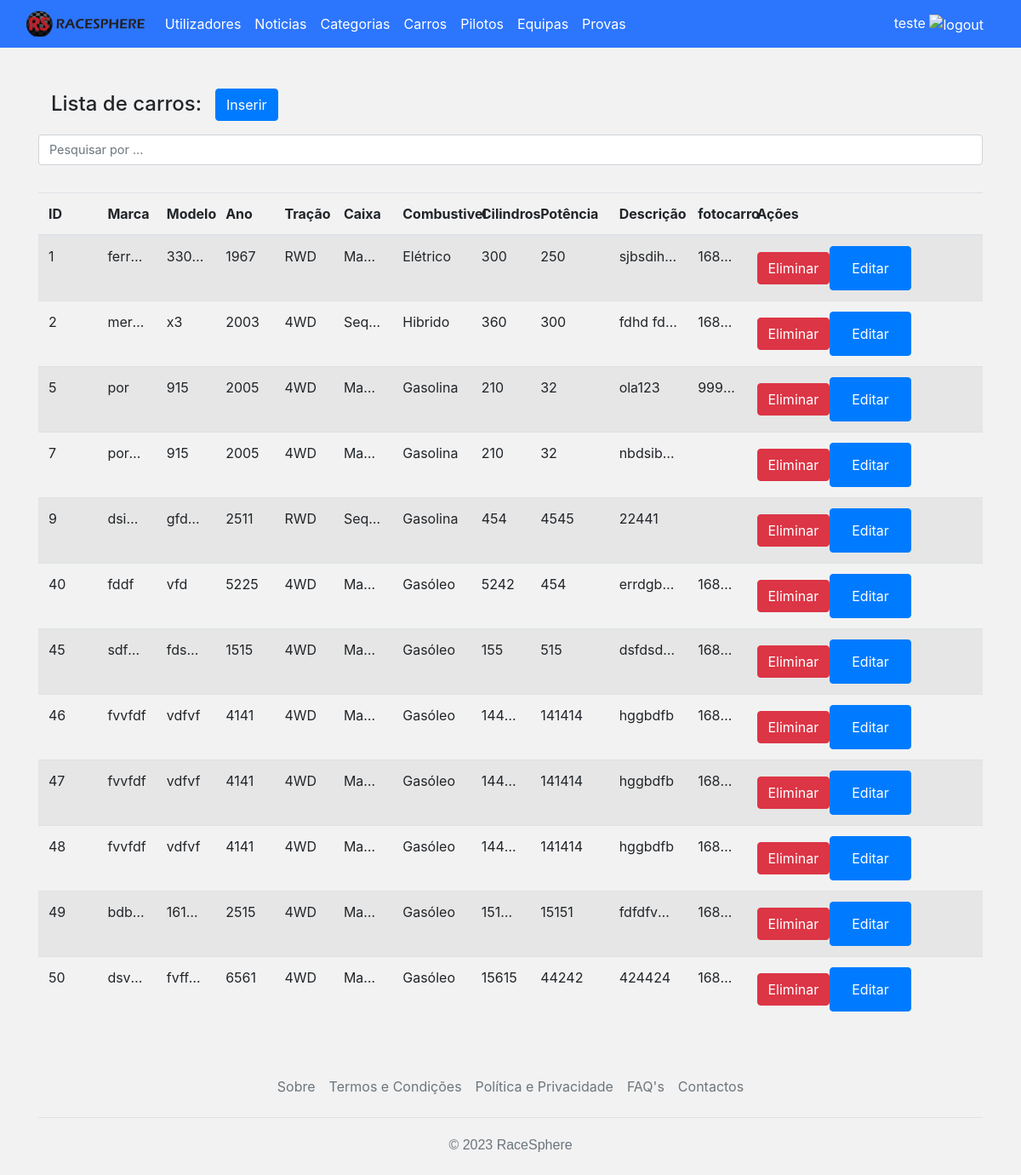
Screenshot of /RaceSphere-v1.0/admin/carros-admin.php (signed in) with the database file from the repository.
### tables this page shows
CREATE TABLE `carro` (
  `id_carro` int(11) NOT NULL,
  `marca_carro` varchar(50) NOT NULL,
  `modelo_carro` varchar(60) NOT NULL,
  `ano_carro` int(11) NOT NULL,
  `trac_carro` enum('4WD','RWD','FWD') NOT NULL,
  `caixa_carro` enum('Manual','Sequencial','AutomÃ¡tico') NOT NULL,
  `comb_carro` enum('GasÃ³leo','Gasolina','ElÃ©trico','Hibrido','CombustÃ­vel de CompetiÃ§Ã£o') NOT NULL,
  `cilind_carro` float NOT NULL,
  `hp_carro` int(11) NOT NULL,
  `desc_carro` mediumtext NOT NULL,
  `fotocarro` varchar(255) NOT NULL
);

### RaceSphere-v1.0/admin/carros-admin.php (the view, shortened to what this page needs)
<!DOCTYPE html>
<html lang="pt-pt">
<head>
        <?php include('bootstrapInc.php'); ?>
        <link rel="stylesheet" href="../css/luissilva.css">
</head>
<body>
        <?php
        include 'navbar.php';
        include '../sqli/conn.php';
        ?>
        <div class="container mt-3">
                <div class="container mt-3">
                        <h2 class="mt-5">
                                Lista de carros:<a href="carros-admin-insert.php" class="btn btn-primary ml-3">Inserir</a>
                        </h2>
                </div>
                <input type="text" class="form-control mt-3" id="search" placeholder="Pesquisar por ...">
                <div class="container mt-3">
                        <div class="row">
                                <div class="co-md-8">
                                        <table class="table table-striped mt-3">
                                                <thead>
                                                        <tr>
                                                                <th>ID</th>
                                                                <th>Marca</th>
                                                                <th>Modelo</th>
                                                                <th>Ano</th>
                                                                <th>Tração</th>
                                                                <th>Caixa</th>
                                                                <th class="col-1">Combustivel</th>
                                                                <th>Cilindros</th>
                                                                <th class="col-1">Potência</th>
                                                                <th class="col-1">Descrição</th>
                                                                <th>fotocarro</th>
                                                                <th class="col-3">Ações</th>
                                                        </tr>
                                                </thead>
                                                <tbody id="table-body">
                                                        <?php
                                                        $sql_select = "SELECT * FROM carro ORDER BY id_carro ASC";
                                                        $result = $conn->query($sql_select);
                                                        if ($result->num_rows > 0) {
                                                                while ($row = $result->fetch_assoc()) {
                                                                        echo "<tr>";
                                                                        echo "<td>" . $row["id_carro"] . "</td>";
                                                                        echo "<td>" . $row["marca_carro"] . "</td>";
                                                                        echo "<td>" . $row["modelo_carro"] . "</td>";
                                                                        echo "<td>" . $row["ano_carro"] . "</td>";
                                                                        echo "<td>" . $row["trac_carro"] . "</td>";
                                                                        echo "<td>" . $row["caixa_carro"] . "</td>";
                                                                        echo "<td>" . $row["comb_carro"] . "</td>";
                                                                        echo "<td>" . $row["cilind_carro"] . "</td>";
                                                                        echo "<td>" . $row["hp_carro"] . "</td>";
                                                                        echo "<td>" . $row["desc_carro"] . "</td>";
                                                                        echo "<td>" . $row["fotocarro"] . "</td>";
                                                                        echo "<td>";
                                                                        echo "<button class='btn btn-danger btn-delete' data-id='" . $row["id_carro"] . "'>Eliminar</button>";
                                                                        echo "<button class='btn btn-primary btn-edit'><a href=\"carros-admin-edit.php?id_carro=" . $row["id_carro"] . "&marca_carro=" . $row["marca_carro"] . "&modelo_carro=" . $row["modelo_carro"] . "&ano_carro=" . $row["ano_carro"] .
                                                                                "trac_carro=" . $row["trac_carro"] . "caixa_carro=" . $row["caixa_carro"] . "comb_carro=" . $row["comb_carro"] . "cilind_carro=" . $row["cilind_carro"] . "hp_carro=" . $row["hp_carro"] .
                                                                                "desc_carro=" . $row["desc_carro"] . "fotocarro=" . $row["fotocarro"] . "\" class=\"btn btn-primary\">Editar</a></button>";
                                                                        echo "</td>";
                                                                        echo "</tr>";
                                                                }
                                                        } else {
                                                                echo "<tr><td colspan='12'>Nenhum resultado encontrado.</td></tr>";
                                                        }
                                                        ?>
                                                </tbody>
                                        </table>
                                </div>
                        </div>
                </div>
        </div>
        <?php
        include 'footer.php';
        ?>
</body>
</html>

### RaceSphere-v1.0/admin/bootstrapInc.php (shortened to what this page needs)
<link rel="stylesheet" href="../css/main.css">
<link rel="stylesheet" href="https://cdn.jsdelivr.net/npm/bootstrap@4.3.1/dist/css/bootstrap.min.css"
>

### RaceSphere-v1.0/admin/navbar.php (shortened to what this page needs)
<nav class="navbar navbar-expand-lg bg-body-tertiary sticky-md-top" id="admin">
    <div class="container-fluid">
        <div class="collapse navbar-collapse" id="navbarTogglerDemo01">
            <a class="navbar-brand " href="../index.php"><img src="../img/logoExt.svg" alt="RaceSphere" height="30"
                    class="d-inline-block align-top"></a>
            <ul class="navbar-nav me-auto mb-2 mb-lg-0">
                <li class="nav-item">
                    <a class="nav-link" href="userManagement.php">Utilizadores</a>
                </li>
                <li class="nav-item">
                    <a class="nav-link" href="news.php">Noticias</a>
                </li>
                <li class="nav-item">
                    <a class="nav-link disabled" href="categorias.php">Categorias</a>
                </li>
                <li class="nav-item">
                    <a class="nav-link" href="carros-admin.php">Carros</a>
                </li>
                <li class="nav-item">
                    <a class="nav-link" href="pilotos.php">Pilotos</a>
                </li>
                <li class="nav-item">
                    <a class="nav-link" href="equipas.php">Equipas</a>
                </li>
                <li class="nav-item">
                    <a class="nav-link" href="provaManagement.php">Provas</a>
                </li>
            </ul>
        </div>
        <?php
        if (!isset($_SESSION["nome"])) {
            echo '<form class="form-inline"><a href="../login.php" class="btn btn-dark my-2 my-sm-0">Login</a></form>';
        } else {
            echo '<form class="form-inline"><button class="btn" onclick="confirmLogoutAdmin();">' . $_SESSION["nome"] . ' <img width="22" height="22" src="https://img.icons8.com/ios-glyphs/30/FFFFFF/logout-rounded--v1.png" alt="logout"/></button></form>';
        }
        ?>
    </div>
</nav>

### RaceSphere-v1.0/admin/footer.php (shortened to what this page needs)
<div class="container">
  <footer class="py-3 my-4">
    <ul class="nav justify-content-center border-bottom pb-3 mb-3">
      <li class="nav-item"><a href="../sobre.php" class="nav-link px-2 text-muted">Sobre</a></li>
      <li class="nav-item"><a href="../tercod.php" class="nav-link px-2 text-muted">Termos e Condições</a></li>
      <li class="nav-item"><a href="../privacyPolicy.php" class="nav-link px-2 text-muted">Política e Privacidade</a></li>
      <li class="nav-item"><a href="../FAQ.php" class="nav-link px-2 text-muted">FAQ's</a></li>
      <li class="nav-item"><a href="../contactos.php" class="nav-link px-2 text-muted">Contactos</a></li>
    </ul>
    <p class="text-center text-muted">© 2023 RaceSphere</p>
  </footer>
</div>

### RaceSphere-v1.0/css/main.css (style rules this page uses)
body { margin: 0; font-family: 'Roboto Condensed', sans-serif; font-weight: lighter; }
nav { background-color: rgb(255, 123, 0); color: black; }
nav a { color: black; }
nav#admin { background-color: #2c75fd; color: white; }
nav#admin a { color: white; }
nav#admin button { color: white; }

### RaceSphere-v1.0/css/luissilva.css (style rules this page uses)
body { background-color: #f2f2f2; width: 100%; }
h1, p { margin-top: 20px; color: white; font-family: 'Trebuchet MS', 'Lucida Sans Unicode', 'Lucida Grande', 'Lucida Sans', Arial, sans-serif; }
.row { margin-left: -15px; margin-right: -15px; }
h2 { font-size: 1.5rem; margin-bottom: 0.5rem; }
.form-control { font-size: 0.9rem; }
.table { table-layout: fixed; }
.table td { max-width: 200px; overflow: hidden; text-overflow: ellipsis; white-space: nowrap; }

### rows the page displays
carro: id_carro "1", marca_carro "ferrari", modelo_carro "330…", ano_carro "1967", trac_carro "RWD", caixa_carro "Ma…", comb_carro "Elétrico", cilind_carro "300", hp_carro "250", desc_carro "sjbsdih…", fotocarro "168…"
carro: id_carro "2", marca_carro "mer…", modelo_carro "x3", ano_carro "2003", trac_carro "4WD", caixa_carro "Seq…", comb_carro "Hibrido", cilind_carro "360", hp_carro "300", desc_carro "fdhd fd…", fotocarro "168…"
carro: id_carro "5", marca_carro "por", modelo_carro "915", ano_carro "2005", trac_carro "4WD", caixa_carro "Ma…", comb_carro "Gasolina", cilind_carro "210", hp_carro "32", desc_carro "ola123", fotocarro "999…"
carro: id_carro "7", marca_carro "por…", modelo_carro "915", ano_carro "2005", trac_carro "4WD", caixa_carro "Ma…", comb_carro "Gasolina", cilind_carro "210", hp_carro "32", desc_carro "nbdsib…"
carro: id_carro "9", marca_carro "dsi…", modelo_carro "gfd…", ano_carro "2511", trac_carro "RWD", caixa_carro "Seq…", comb_carro "Gasolina", cilind_carro "454", hp_carro "4545", desc_carro "22441"
carro: id_carro "40", marca_carro "fddf", modelo_carro "vfd", ano_carro "5225", trac_carro "4WD", caixa_carro "Ma…", comb_carro "Gasóleo", cilind_carro "5242", hp_carro "454", desc_carro "errdgb…", fotocarro "168…"
carro: id_carro "45", marca_carro "sdf…", modelo_carro "fds…", ano_carro "1515", trac_carro "4WD", caixa_carro "Ma…", comb_carro "Gasóleo", cilind_carro "155", hp_carro "515", desc_carro "dsfdsd…", fotocarro "168…"
carro: id_carro "46", marca_carro "fvvfdf", modelo_carro "vdfvf", ano_carro "4141", trac_carro "4WD", caixa_carro "Ma…", comb_carro "Gasóleo", cilind_carro "144…", hp_carro "141414", desc_carro "hggbdfb", fotocarro "168…"
carro: id_carro "47", marca_carro "fvvfdf", modelo_carro "vdfvf", ano_carro "4141", trac_carro "4WD", caixa_carro "Ma…", comb_carro "Gasóleo", cilind_carro "144…", hp_carro "141414", desc_carro "hggbdfb", fotocarro "168…"
carro: id_carro "48", marca_carro "fvvfdf", modelo_carro "vdfvf", ano_carro "4141", trac_carro "4WD", caixa_carro "Ma…", comb_carro "Gasóleo", cilind_carro "144…", hp_carro "141414", desc_carro "hggbdfb", fotocarro "168…"
carro: id_carro "49", marca_carro "bdb…", modelo_carro "161…", ano_carro "2515", trac_carro "4WD", caixa_carro "Ma…", comb_carro "Gasóleo", cilind_carro "151…", hp_carro "15151", desc_carro "fdfdfvn…", fotocarro "168…"
carro: id_carro "50", marca_carro "dsv…", modelo_carro "fvff…", ano_carro "6561", trac_carro "4WD", caixa_carro "Ma…", comb_carro "Gasóleo", cilind_carro "15615", hp_carro "44242", desc_carro "424424", fotocarro "168…"

### other values shown
$_SESSION["nome"] "teste"
